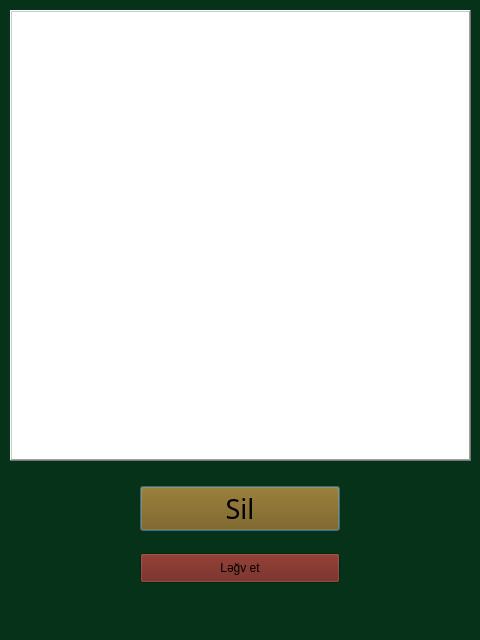
<?xml version="1.0" encoding="UTF-8"?>
<ui version="4.0">
 <class>DialogXercSil</class>
 <widget class="QDialog" name="DialogXercSil">
  <property name="geometry">
   <rect>
    <x>0</x>
    <y>0</y>
    <width>480</width>
    <height>640</height>
   </rect>
  </property>
  <property name="palette">
   <palette>
    <active>
     <colorrole role="Window">
      <brush brushstyle="SolidPattern">
       <color alpha="255">
        <red>6</red>
        <green>50</green>
        <blue>25</blue>
       </color>
      </brush>
     </colorrole>
    </active>
    <inactive>
     <colorrole role="Window">
      <brush brushstyle="SolidPattern">
       <color alpha="255">
        <red>6</red>
        <green>50</green>
        <blue>25</blue>
       </color>
      </brush>
     </colorrole>
    </inactive>
    <disabled>
     <colorrole role="Base">
      <brush brushstyle="SolidPattern">
       <color alpha="255">
        <red>6</red>
        <green>50</green>
        <blue>25</blue>
       </color>
      </brush>
     </colorrole>
     <colorrole role="Window">
      <brush brushstyle="SolidPattern">
       <color alpha="255">
        <red>6</red>
        <green>50</green>
        <blue>25</blue>
       </color>
      </brush>
     </colorrole>
    </disabled>
   </palette>
  </property>
  <property name="windowTitle">
   <string>Dialog</string>
  </property>
  <widget class="QWidget" name="verticalLayoutWidget">
   <property name="geometry">
    <rect>
     <x>-10</x>
     <y>470</y>
     <width>500</width>
     <height>131</height>
    </rect>
   </property>
   <layout class="QVBoxLayout" name="verticalLayout">
    <property name="leftMargin">
     <number>150</number>
    </property>
    <property name="rightMargin">
     <number>150</number>
    </property>
    <item>
     <widget class="QPushButton" name="SilButtonDialogExp">
      <property name="minimumSize">
       <size>
        <width>200</width>
        <height>40</height>
       </size>
      </property>
      <property name="palette">
       <palette>
        <active>
         <colorrole role="Button">
          <brush brushstyle="SolidPattern">
           <color alpha="255">
            <red>121</red>
            <green>81</green>
            <blue>0</blue>
           </color>
          </brush>
         </colorrole>
        </active>
        <inactive>
         <colorrole role="Button">
          <brush brushstyle="SolidPattern">
           <color alpha="255">
            <red>121</red>
            <green>81</green>
            <blue>0</blue>
           </color>
          </brush>
         </colorrole>
        </inactive>
        <disabled>
         <colorrole role="Button">
          <brush brushstyle="SolidPattern">
           <color alpha="255">
            <red>121</red>
            <green>81</green>
            <blue>0</blue>
           </color>
          </brush>
         </colorrole>
        </disabled>
       </palette>
      </property>
      <property name="font">
       <font>
        <family>Poor Richard</family>
        <pointsize>20</pointsize>
       </font>
      </property>
      <property name="text">
       <string>Sil</string>
      </property>
     </widget>
    </item>
    <item>
     <widget class="QPushButton" name="BaglaButtonDialogExp">
      <property name="minimumSize">
       <size>
        <width>0</width>
        <height>30</height>
       </size>
      </property>
      <property name="palette">
       <palette>
        <active>
         <colorrole role="Button">
          <brush brushstyle="SolidPattern">
           <color alpha="255">
            <red>104</red>
            <green>27</green>
            <blue>17</blue>
           </color>
          </brush>
         </colorrole>
        </active>
        <inactive>
         <colorrole role="Button">
          <brush brushstyle="SolidPattern">
           <color alpha="255">
            <red>104</red>
            <green>27</green>
            <blue>17</blue>
           </color>
          </brush>
         </colorrole>
        </inactive>
        <disabled>
         <colorrole role="Button">
          <brush brushstyle="SolidPattern">
           <color alpha="255">
            <red>104</red>
            <green>27</green>
            <blue>17</blue>
           </color>
          </brush>
         </colorrole>
        </disabled>
       </palette>
      </property>
      <property name="text">
       <string>Ləğv et</string>
      </property>
     </widget>
    </item>
   </layout>
  </widget>
  <widget class="QListWidget" name="XrcList">
   <property name="geometry">
    <rect>
     <x>10</x>
     <y>10</y>
     <width>461</width>
     <height>451</height>
    </rect>
   </property>
   <property name="frameShape">
    <enum>QFrame::Shape::WinPanel</enum>
   </property>
   <property name="frameShadow">
    <enum>QFrame::Shadow::Raised</enum>
   </property>
   <property name="lineWidth">
    <number>3</number>
   </property>
   <property name="midLineWidth">
    <number>1</number>
   </property>
   <property name="tabKeyNavigation">
    <bool>true</bool>
   </property>
   <property name="selectionBehavior">
    <enum>QAbstractItemView::SelectionBehavior::SelectRows</enum>
   </property>
   <property name="layoutMode">
    <enum>QListView::LayoutMode::SinglePass</enum>
   </property>
   <property name="viewMode">
    <enum>QListView::ViewMode::ListMode</enum>
   </property>
   <property name="wordWrap">
    <bool>true</bool>
   </property>
   <property name="sortingEnabled">
    <bool>true</bool>
   </property>
   <property name="supportedDragActions">
    <set>Qt::DropAction::IgnoreAction</set>
   </property>
  </widget>
 </widget>
 <resources/>
 <connections/>
</ui>
